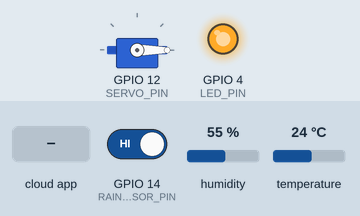
Simulated run of this sketch. Board: ESP8266 (NodeMCU). On the bench: servo, output pins drawn as LEDs (lit = HIGH). Dashed ring = blinking. The inputs (shaded band) are chosen by the test bench; at power-on: GPIO 14 (RAIN_SENSOR_PIN) HIGH, humidity 55 %, temperature 24 °C. WiFi joins after 1.5 s; servers stay silent unless stated; the local clock reads 2024-03-15 10:24:30 at power-on unless the sketch sets it; the Firebase database answers and starts empty; what the sketch prints to the serial monitor is not drawn.

Above: at 5.8 s.
5.9 s: GPIO 14 (RAIN_SENSOR_PIN) driven LOW
At 11.5 s:
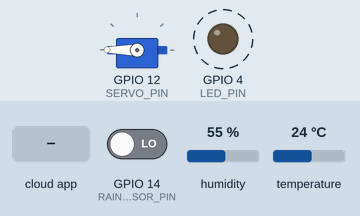
11.6 s: the phone or cloud app sets position to 1
At 17.1 s:
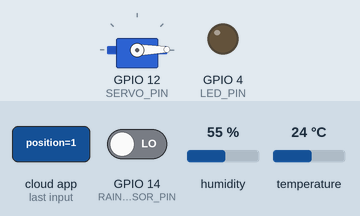
17.3 s: GPIO 14 (RAIN_SENSOR_PIN) driven HIGH
At 21.6 s:
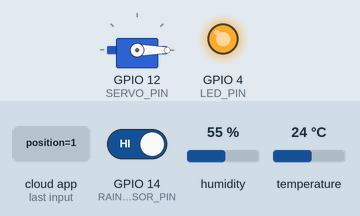
Timing chart, 0 to 23.1 s (numbered marks = the images above; inputs shaded):
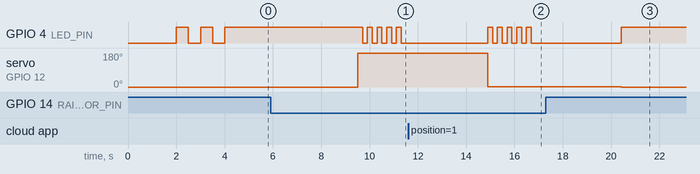

Measured:
- after the input at 5.9 s, GPIO 4 (LED_PIN): alternates HIGH for 0.20 s and LOW for 0.20 s, starting after 3.8 s; servo on GPIO 12 (SERVO_PIN): 0° → 180° after 3.6 s
- after the input at 11.6 s, servo on GPIO 12 (SERVO_PIN): 180° → 1° after 3.3 s
- after the input at 17.3 s, servo on GPIO 12 (SERVO_PIN): 1° → 0° after 3.1 s

The sketch:

cuoi_ky_firebase.ino
```cpp
#include <ESP8266WiFi.h>
#include <ESPAsyncWebServer.h>
#include <Servo.h>
#include <DHT.h>
#include <FirebaseESP8266.h>
#include <Wire.h>
#include <RTClib.h>

// Chân kết nối
#define DHTPIN 2
#define DHTTYPE DHT11
#define RAIN_SENSOR_PIN 14
#define SERVO_PIN 12
#define LED_PIN 4
#define SDA_PIN 0 // D3 trên ESP8266
#define SCL_PIN 5 // D1 trên ESP8266

// Thông tin WiFi
const char* ssid = "TP-LINK_7ED0";
const char* password = "86205245";

// Cấu hình Firebase
#define FIREBASE_HOST "https://btl-he-nhung-ngoquanganh-default-rtdb.asia-southeast1.firebasedatabase.app"
#define FIREBASE_AUTH "eVMIYK0VbtN2y4LX4xBVINtW4dlqzs0DO9OwiyJ6"

// Khởi tạo RTC
RTC_DS1307 rtc;

// Firebase
FirebaseConfig config;
FirebaseAuth auth;
FirebaseData fbData;

DHT dht(DHTPIN, DHTTYPE);
Servo servo;
AsyncWebServer server(80);

// Biến để theo dõi trạng thái mưa trước đó
bool lastRainState = false;
// Biến để theo dõi thời gian đã điều khiển
bool scheduledPhơi = false;
bool scheduledThu = false;
// Biến để lưu thời gian hẹn giờ
String phoiTime = "06:00";
String thuTime = "18:00";

void logData(float temperature, float humidity, bool isRaining) {
  String path = "/history/" + String(millis());
  FirebaseJson json;
  json.set("temperature", temperature);
  json.set("humidity", humidity);
  json.set("rain", isRaining);
  json.set("timestamp", String(millis()));
  if (!Firebase.pushJSON(fbData, path, json)) {
    Serial.println("Lỗi lưu lịch sử: " + fbData.errorReason());
  } else {
    Serial.println("Lưu lịch sử thành công: Nhiệt độ: " + String(temperature) + "°C, Độ ẩm: " + String(humidity) + "%, Mưa: " + String(isRaining ? "Có" : "Không"));
  }
}

void setup() {
  Serial.begin(115200);

  pinMode(RAIN_SENSOR_PIN, INPUT);
  pinMode(LED_PIN, OUTPUT);

  // Khởi động I2C và RTC
  Wire.begin(SDA_PIN, SCL_PIN);
  if (!rtc.begin()) {
    Serial.println("Không tìm thấy RTC!");
    while (1);
  }
  if (!rtc.isrunning()) {
    Serial.println("RTC không chạy, cài đặt thời gian!");
    rtc.adjust(DateTime(2025, 7, 28, 10, 0, 0));
  }

  dht.begin();
  delay(2000);
  servo.attach(SERVO_PIN);
  servo.write(0);

  // Kết nối WiFi
  WiFi.begin(ssid, password);
  while (WiFi.status() != WL_CONNECTED) {
    digitalWrite(LED_PIN, HIGH);
    delay(500);
    digitalWrite(LED_PIN, LOW);
    delay(500);
    Serial.println("Đang kết nối WiFi...");
  }
  Serial.println("WiFi đã kết nối!");
  Serial.println("Địa chỉ IP của ESP8266: " + WiFi.localIP().toString());
  digitalWrite(LED_PIN, HIGH);

  // Cấu hình Firebase
  config.host = FIREBASE_HOST;
  config.signer.tokens.legacy_token = FIREBASE_AUTH;
  Firebase.begin(&config, &auth);
  Firebase.reconnectWiFi(true);

  // Khởi tạo giá trị ban đầu cho /servo/manual và /servo/position
  if (!Firebase.setBool(fbData, "/servo/manual", false)) {
    Serial.println("Lỗi khởi tạo /servo/manual: " + fbData.errorReason());
  }
  if (!Firebase.setInt(fbData, "/servo/position", 0)) {
    Serial.println("Lỗi khởi tạo /servo/position: " + fbData.errorReason());
  }

  // Khởi tạo giá trị ban đầu cho lịch hẹn giờ
  if (!Firebase.setString(fbData, "/schedule/phoi", "06:00")) {
    Serial.println("Lỗi khởi tạo /schedule/phoi: " + fbData.errorReason());
  }
  if (!Firebase.setString(fbData, "/schedule/thu", "18:00")) {
    Serial.println("Lỗi khởi tạo /schedule/thu: " + fbData.errorReason());
  }

  server.on("/data", HTTP_GET, [](AsyncWebServerRequest* request) {
    float temperature = dht.readTemperature();
    float humidity = dht.readHumidity();
    bool isRaining = digitalRead(RAIN_SENSOR_PIN) == LOW;

    if (isnan(temperature) || isnan(humidity)) {
      temperature = -1;
      humidity = -1;
    }

    DateTime now = rtc.now();
    String currentTime = String(now.hour(), DEC) + ":" +
                         (now.minute() < 10 ? "0" : "") + String(now.minute(), DEC) + ":" +
                         (now.second() < 10 ? "0" : "") + String(now.second(), DEC);

    Firebase.setFloat(fbData, "/sensor/temperature", temperature);
    Firebase.setFloat(fbData, "/sensor/humidity", humidity);
    Firebase.setBool(fbData, "/sensor/rain", isRaining);
    Firebase.setString(fbData, "/time/current", currentTime);

    String json = "{";
    json += "\"temperature\": " + String(temperature) + ",";
    json += "\"humidity\": " + String(humidity) + ",";
    json += "\"rain\": " + String(isRaining ? "true" : "false") + ",";
    json += "\"time\": \"" + currentTime + "\"";
    json += "}";

    AsyncWebServerResponse *response = request->beginResponse(200, "application/json", json);
    response->addHeader("Access-Control-Allow-Origin", "*");
    response->addHeader("Access-Control-Allow-Methods", "GET, POST, OPTIONS");
    response->addHeader("Access-Control-Allow-Headers", "Content-Type");
    request->send(response);
  });

  server.begin();
  Serial.println("Web server đã khởi động!");
}

void loop() {
  // Đọc thời gian từ RTC
  DateTime now = rtc.now();
  String currentTime = String(now.hour(), DEC) + ":" +
                       (now.minute() < 10 ? "0" : "") + String(now.minute(), DEC) + ":" +
                       (now.second() < 10 ? "0" : "") + String(now.second(), DEC);

  // Gửi thời gian lên Firebase
  if (!Firebase.setString(fbData, "/time/current", currentTime)) {
    Serial.println("Lỗi gửi thời gian: " + fbData.errorReason());
  } else {
    Serial.println("Thời gian hiện tại: " + currentTime);
  }

  // Đọc dữ liệu cảm biến
  float temperature = dht.readTemperature();
  float humidity = dht.readHumidity();
  bool isRaining = digitalRead(RAIN_SENSOR_PIN) == LOW;

  // Gửi dữ liệu lên Firebase và in ra Serial
  if (!isnan(temperature) && !isnan(humidity)) {
    Serial.print("Nhiệt độ: ");
    Serial.print(temperature);
    Serial.print(" °C, Độ ẩm: ");
    Serial.print(humidity);
    Serial.print(" %, Trời mưa: ");
    Serial.println(isRaining ? "Có" : "Không");

    if (!Firebase.setFloat(fbData, "/sensor/temperature", temperature)) {
      Serial.println("Lỗi gửi nhiệt độ: " + fbData.errorReason());
    }
    if (!Firebase.setFloat(fbData, "/sensor/humidity", humidity)) {
      Serial.println("Lỗi gửi độ ẩm: " + fbData.errorReason());
    }
    if (!Firebase.setBool(fbData, "/sensor/rain", isRaining)) {
      Serial.println("Lỗi gửi trạng thái mưa: " + fbData.errorReason());
    }

    logData(temperature, humidity, isRaining);
  } else {
    Serial.println("Lỗi: Không đọc được nhiệt độ hoặc độ ẩm!");
  }

  // Kiểm tra trạng thái điều khiển thủ công
  bool isManual = false;
  if (Firebase.getBool(fbData, "/servo/manual")) {
    isManual = fbData.boolData();
  } else {
    Serial.println("Lỗi đọc /servo/manual: " + fbData.errorReason());
  }

  // Đọc thời gian hẹn giờ từ Firebase
  if (Firebase.getString(fbData, "/schedule/phoi")) {
    phoiTime = fbData.stringData();
  } else {
    Serial.println("Lỗi đọc /schedule/phoi: " + fbData.errorReason());
  }

  if (Firebase.getString(fbData, "/schedule/thu")) {
    thuTime = fbData.stringData();
  } else {
    Serial.println("Lỗi đọc /schedule/thu: " + fbData.errorReason());
  }

  // Kiểm tra thời gian để hẹn giờ
  int currentHour = now.hour();
  int currentMinute = now.minute();
  int currentSecond = now.second();

  // Chuyển đổi thời gian hẹn giờ từ chuỗi (HH:MM) thành giờ và phút
  int phoiHour = phoiTime.substring(0, 2).toInt();
  int phoiMinute = phoiTime.substring(3, 5).toInt();
  int thuHour = thuTime.substring(0, 2).toInt();
  int thuMinute = thuTime.substring(3, 5).toInt();

  // Tính thời gian hiện tại và thời gian hẹn giờ dưới dạng phút để so sánh
  int currentMinutes = currentHour * 60 + currentMinute;
  int phoiMinutes = phoiHour * 60 + phoiMinute;
  int thuMinutes = thuHour * 60 + thuMinute;

  // Chế độ tự động: Điều khiển servo dựa trên lịch và trạng thái mưa
  if (!isManual) {
    // Trong khoảng thời gian phơi (từ phoiTime đến thuTime)
    if (currentMinutes >= phoiMinutes && currentMinutes < thuMinutes) {
      if (isRaining && !lastRainState) {
        // Trời mưa: Thu quần áo
        if (!Firebase.setInt(fbData, "/servo/position", 180)) {
          Serial.println("Lỗi gửi vị trí servo (trời mưa): " + fbData.errorReason());
        } else {
          Serial.println("Trời mưa: Cập nhật vị trí servo trên Firebase: Góc = 180");
        }
      } else if (!isRaining && lastRainState) {
        // Trời tạnh: Phơi lại quần áo
        if (!Firebase.setInt(fbData, "/servo/position", 0)) {
          Serial.println("Lỗi gửi vị trí servo (trời tạnh): " + fbData.errorReason());
        } else {
          Serial.println("Trời tạnh: Cập nhật vị trí servo trên Firebase: Góc = 0");
        }
      }
      lastRainState = isRaining;
    }
    // Hẹn giờ phơi quần áo
    if (currentHour == phoiHour && currentMinute == phoiMinute && currentSecond <= 2 && !scheduledPhơi) {
      if (!Firebase.setInt(fbData, "/servo/position", 0)) {
        Serial.println("Lỗi gửi vị trí servo (hẹn giờ phơi): " + fbData.errorReason());
      } else {
        Serial.println("Hẹn giờ " + phoiTime + ": Phơi quần áo - Cập nhật vị trí servo trên Firebase: Góc = 0");
        scheduledPhơi = true;
      }
    }
    // Hẹn giờ thu quần áo
    if (currentHour == thuHour && currentMinute == thuMinute && currentSecond <= 2 && !scheduledThu) {
      if (!Firebase.setInt(fbData, "/servo/position", 180)) {
        Serial.println("Lỗi gửi vị trí servo (hẹn giờ thu): " + fbData.errorReason());
      } else {
        Serial.println("Hẹn giờ " + thuTime + ": Thu quần áo - Cập nhật vị trí servo trên Firebase: Góc = 180");
        scheduledThu = true;
      }
    }
  }

  // Reset cờ hẹn giờ khi qua thời điểm hẹn
  if (currentHour != phoiHour || currentMinute != phoiMinute) {
    scheduledPhơi = false;
  }
  if (currentHour != thuHour || currentMinute != thuMinute) {
    scheduledThu = false;
  }

  // Cập nhật vị trí servo từ Firebase
  if (Firebase.getInt(fbData, "/servo/position")) {
    int servoPos = fbData.intData();
    if (servoPos >= 0 && servoPos <= 180) {
      Serial.println("Cập nhật vị trí servo từ Firebase: Góc = " + String(servoPos));
      servo.write(servoPos);
    }
  } else {
    Serial.println("Lỗi đọc vị trí servo từ Firebase: " + fbData.errorReason());
  }

  if (isRaining) {
    Serial.println("Trời đang mưa! Đang thu quần áo...");
    for (int i = 0; i < 5; i++) {
      digitalWrite(LED_PIN, HIGH);
      delay(200);
      digitalWrite(LED_PIN, LOW);
      delay(200);
    }
  } else {
    digitalWrite(LED_PIN, HIGH);
  }

  delay(2000);
}
```
